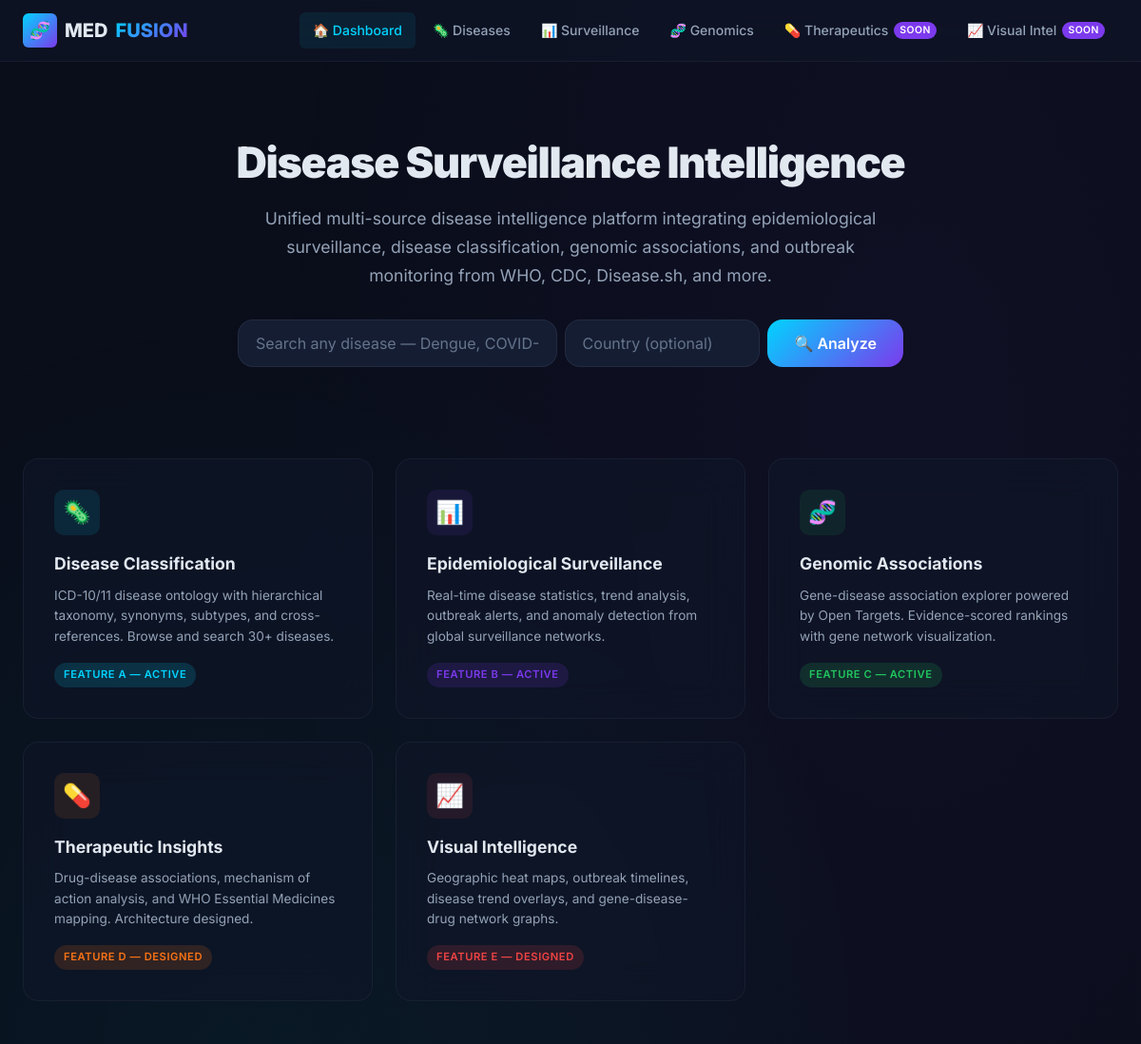
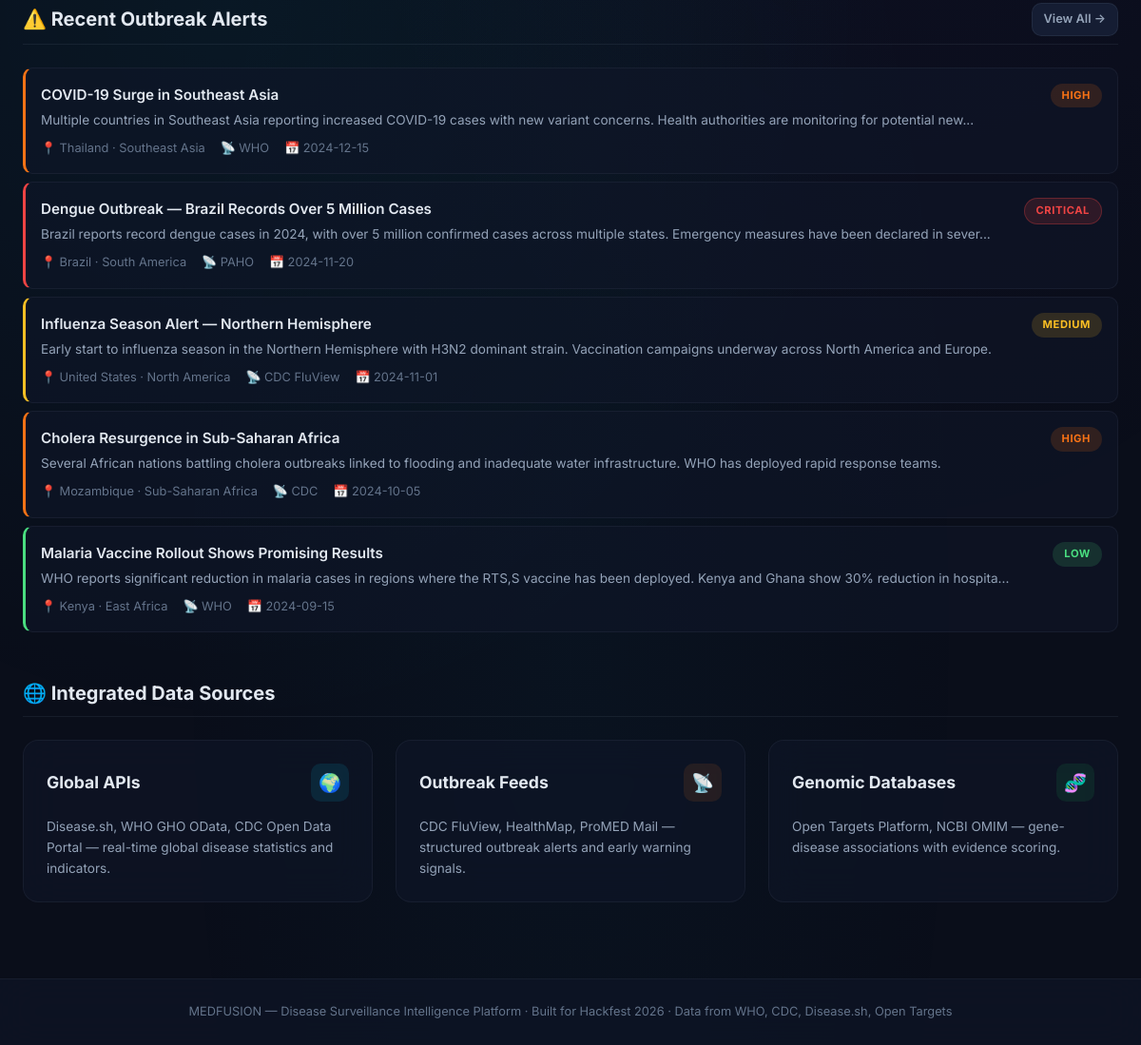
The page / on the database its author committed (2 pictures, top to bottom).
### models/epidemiology.py (models this page shows, shortened)
class OutbreakAlert(db.Model):
    __tablename__ = 'outbreak_alerts'
    id = db.Column(db.Integer, primary_key=True)
    disease_id = db.Column(db.Integer, db.ForeignKey('diseases.id'), nullable=True, index=True)
    title = db.Column(db.String(500), nullable=False)
    description = db.Column(db.Text)
    country = db.Column(db.String(100), index=True)
    region = db.Column(db.String(100))
    severity = db.Column(db.String(20), default='MEDIUM')  # LOW, MEDIUM, HIGH, CRITICAL
    source = db.Column(db.String(100))
    source_url = db.Column(db.String(500))
    reported_date = db.Column(db.Date)
    created_at = db.Column(db.DateTime, default=datetime.utcnow)

### routes/main.py (the view)
@main_bp.route('/')
def index():
    categories = disease_service.get_root_categories()
    alerts = epi_service.get_outbreak_alerts(limit=5)
    return render_template('index.html', categories=categories, alerts=alerts)

### services/disease_service.py (called while the page is built)
def get_root_categories():
    return Disease.query.filter_by(parent_id=None).order_by(Disease.name).all()

### services/epi_service.py (called while the page is built)
def get_outbreak_alerts(disease_id=None, country=None, limit=20):
    query = OutbreakAlert.query
    if disease_id:
        query = query.filter_by(disease_id=disease_id)
    if country:
        country = validate_country_name(country)
        query = query.filter(OutbreakAlert.country.ilike(f'%{country}%'))
    return query.order_by(OutbreakAlert.reported_date.desc()).limit(limit).all()

### templates/index.html (shortened to what this page needs)
{% extends "base.html" %}
{% block content %}
<section class="hero">
    <h1>Disease Surveillance <span class="header-accent">Intelligence</span></h1>
    <p class="subtitle">
        Unified multi-source disease intelligence platform integrating epidemiological surveillance,
        disease classification, genomic associations, and outbreak monitoring from WHO, CDC, Disease.sh, and more.
    </p>
    <form class="hero-search" action="/query" method="GET">
        <div style="flex:2; position:relative;">
            <input type="text" name="disease" class="form-input disease-search-input" placeholder="Search any disease — Dengue, COVID-19, Malaria..." required>
        </div>
        <input type="text" name="country" class="form-input" placeholder="Country (optional)" style="flex:1;">
        <button type="submit" class="btn btn-primary">🔍 Analyze</button>
    </form>
</section>
<section class="feature-grid">
    <a href="/diseases" class="feature-card blue animate-on-scroll">
        <div class="feature-icon" style="background: rgba(0,212,255,0.1);">🦠</div>
        <h3>Disease Classification</h3>
        <p>ICD-10/11 disease ontology with hierarchical taxonomy, synonyms, subtypes, and cross-references. Browse and search 30+ diseases.</p>
        <span class="feature-tag badge-blue">Feature A — Active</span>
    </a>
    <a href="/surveillance" class="feature-card purple animate-on-scroll">
        <div class="feature-icon" style="background: rgba(124,58,237,0.1);">📊</div>
        <h3>Epidemiological Surveillance</h3>
        <p>Real-time disease statistics, trend analysis, outbreak alerts, and anomaly detection from global surveillance networks.</p>
        <span class="feature-tag badge-purple">Feature B — Active</span>
    </a>
    <a href="/genomics" class="feature-card green animate-on-scroll">
        <div class="feature-icon" style="background: rgba(34,197,94,0.1);">🧬</div>
        <h3>Genomic Associations</h3>
        <p>Gene-disease association explorer powered by Open Targets. Evidence-scored rankings with gene network visualization.</p>
        <span class="feature-tag badge-green">Feature C — Active</span>
    </a>
    <a href="/therapeutics" class="feature-card orange animate-on-scroll">
        <div class="feature-icon" style="background: rgba(249,115,22,0.1);">💊</div>
        <h3>Therapeutic Insights</h3>
        <p>Drug-disease associations, mechanism of action analysis, and WHO Essential Medicines mapping. Architecture designed.</p>
        <span class="feature-tag badge-orange">Feature D — Designed</span>
    </a>
    <a href="/visual-intelligence" class="feature-card red animate-on-scroll">
        <div class="feature-icon" style="background: rgba(239,68,68,0.1);">📈</div>
        <h3>Visual Intelligence</h3>
        <p>Geographic heat maps, outbreak timelines, disease trend overlays, and gene-disease-drug network graphs.</p>
        <span class="feature-tag badge-red">Feature E — Designed</span>
    </a>
</section>
{% if alerts %}
<section class="section">
    <div class="section-header">
        <h2 class="section-title">⚠️ Recent Outbreak Alerts</h2>
        <a href="/surveillance/alerts" class="btn btn-secondary btn-sm">View All →</a>
    </div>
    {% for alert in alerts %}
    <div class="alert-card severity-border-{{ alert.severity }} animate-on-scroll">
        <div style="display:flex; justify-content:space-between; align-items:start;">
            <div>
                <div class="alert-title">{{ alert.title }}</div>
                <p style="font-size:0.85rem; color:var(--text-secondary); margin-top:4px;">{{ alert.description[:150] }}{% if alert.description|length > 150 %}...{% endif %}</p>
            </div>
            <span class="severity-badge severity-{{ alert.severity }}">{{ alert.severity }}</span>
        </div>
        <div class="alert-meta">
            <span>📍 {{ alert.country }}{% if alert.region %} · {{ alert.region }}{% endif %}</span>
            <span>📡 {{ alert.source }}</span>
            {% if alert.reported_date %}<span>📅 {{ alert.reported_date }}</span>{% endif %}
        </div>
    </div>
    {% endfor %}
</section>
{% endif %}
<section class="section">
    <div class="section-header">
        <h2 class="section-title">🌐 Integrated Data Sources</h2>
    </div>
    <div class="grid-3">
        <div class="card animate-on-scroll">
            <div class="card-header">
                <span class="card-title">Global APIs</span>
                <div class="card-icon blue">🌍</div>
            </div>
            <p style="font-size:0.85rem; color:var(--text-secondary);">Disease.sh, WHO GHO OData, CDC Open Data Portal — real-time global disease statistics and indicators.</p>
        </div>
        <div class="card animate-on-scroll">
            <div class="card-header">
                <span class="card-title">Outbreak Feeds</span>
                <div class="card-icon orange">📡</div>
            </div>
            <p style="font-size:0.85rem; color:var(--text-secondary);">CDC FluView, HealthMap, ProMED Mail — structured outbreak alerts and early warning signals.</p>
        </div>
        <div class="card animate-on-scroll">
            <div class="card-header">
                <span class="card-title">Genomic Databases</span>
                <div class="card-icon green">🧬</div>
            </div>
            <p style="font-size:0.85rem; color:var(--text-secondary);">Open Targets Platform, NCBI OMIM — gene-disease associations with evidence scoring.</p>
        </div>
    </div>
</section>
{% endblock %}

### rows shown on the page
OutbreakAlert: title "COVID-19 Surge in Southeast Asia", description "Multiple countries in Southeast Asia reporting increased COVID-19 cases with new variant concerns. Health authorities are monitoring for potential new", severity "HIGH", country "Thailand", region "Southeast Asia", source "WHO", reported_date "2024-12-15"
OutbreakAlert: title "Dengue Outbreak — Brazil Records Over 5 Million Cases", description "Brazil reports record dengue cases in 2024, with over 5 million confirmed cases across multiple states. Emergency measures have been declared in sever", severity "CRITICAL", country "Brazil", region "South America", source "PAHO", reported_date "2024-11-20"
OutbreakAlert: title "Influenza Season Alert — Northern Hemisphere", description "Early start to influenza season in the Northern Hemisphere with H3N2 dominant strain. Vaccination campaigns underway across North America and Europe.", severity "MEDIUM", country "United States", region "North America", source "CDC FluView", reported_date "2024-11-01"
OutbreakAlert: title "Cholera Resurgence in Sub-Saharan Africa", description "Several African nations battling cholera outbreaks linked to flooding and inadequate water infrastructure. WHO has deployed rapid response teams.", severity "HIGH", country "Mozambique", region "Sub-Saharan Africa", source "CDC", reported_date "2024-10-05"
OutbreakAlert: title "Malaria Vaccine Rollout Shows Promising Results", description "WHO reports significant reduction in malaria cases in regions where the RTS,S vaccine has been deployed. Kenya and Ghana show 30% reduction in hospita", severity "LOW", country "Kenya", region "East Africa", source "WHO", reported_date "2024-09-15"
